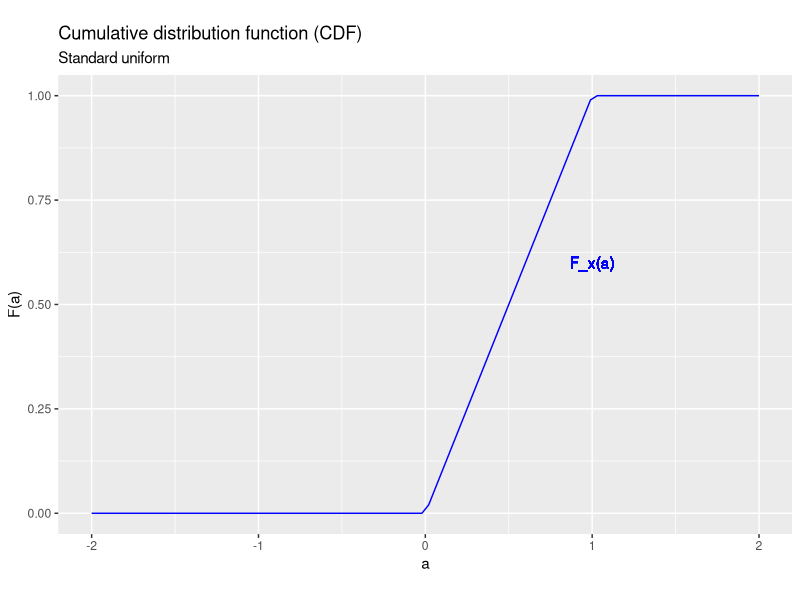
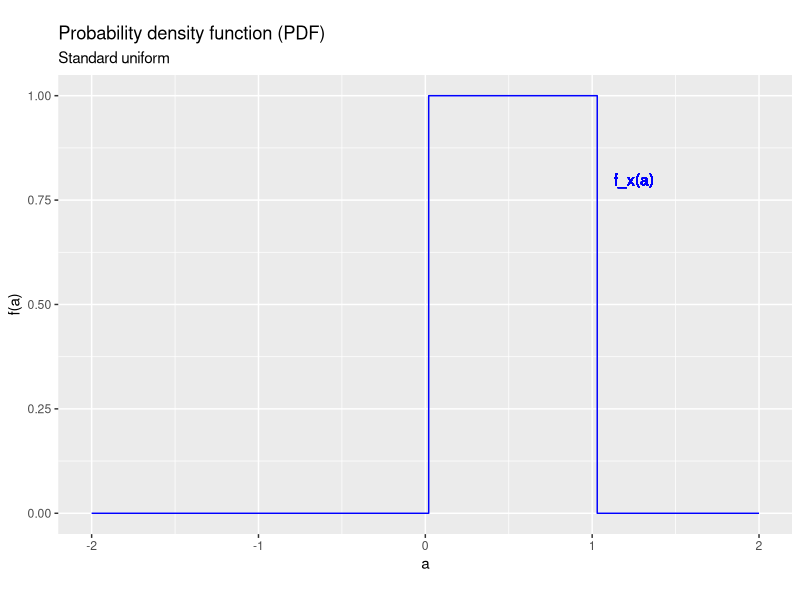
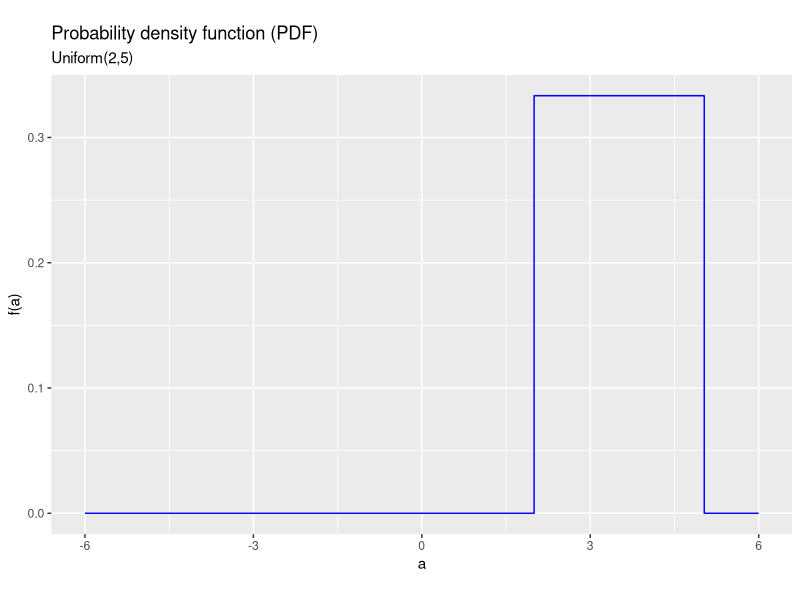
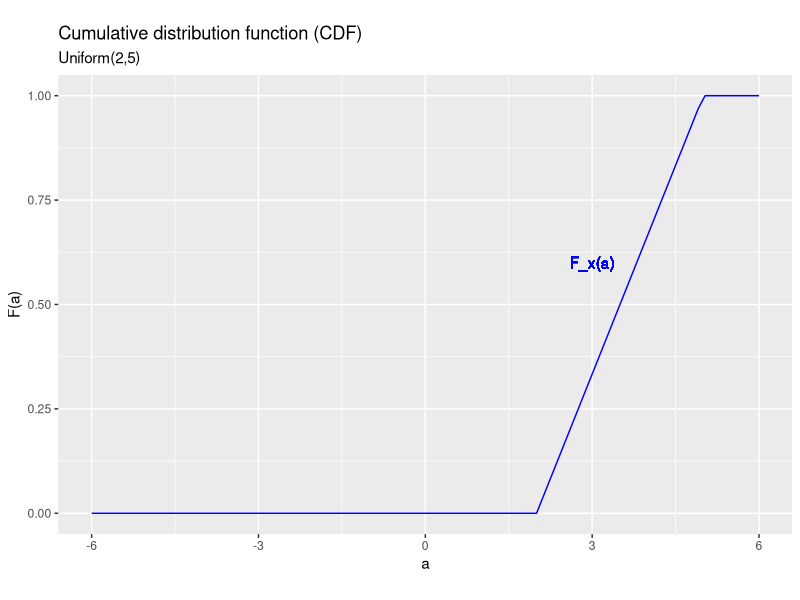
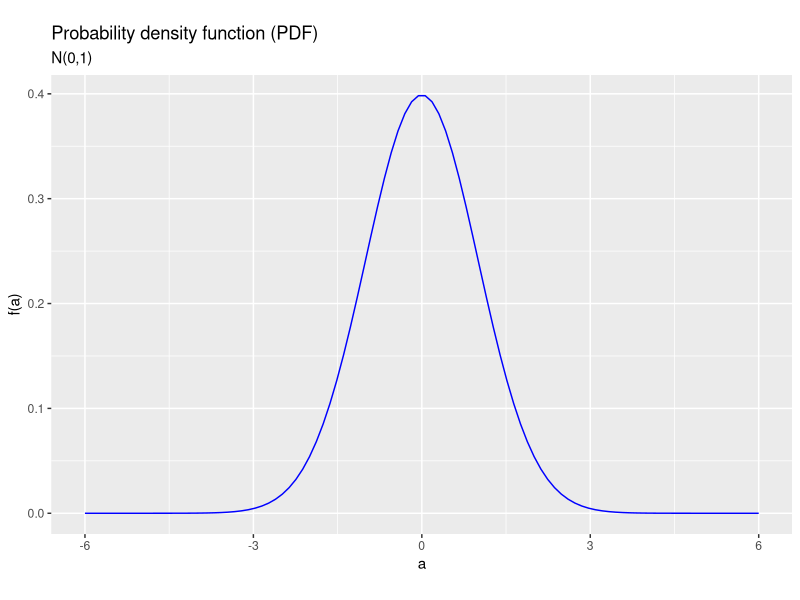
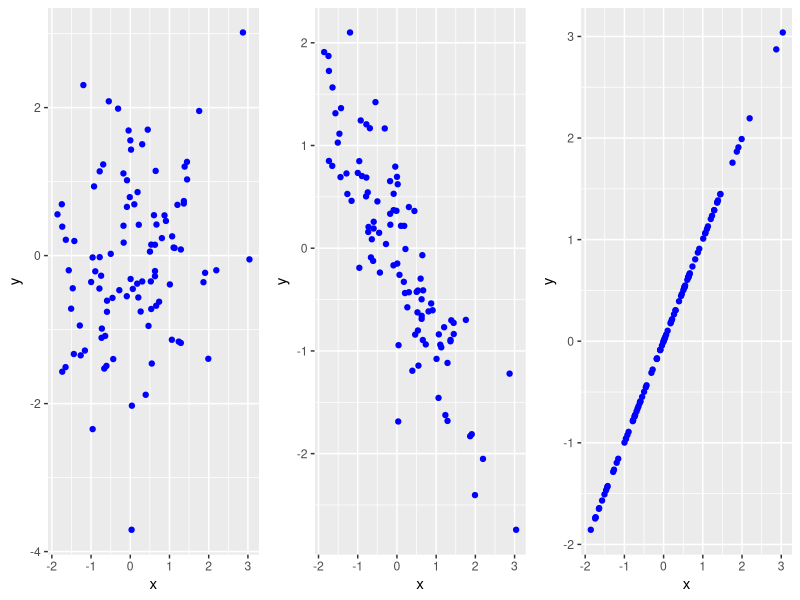
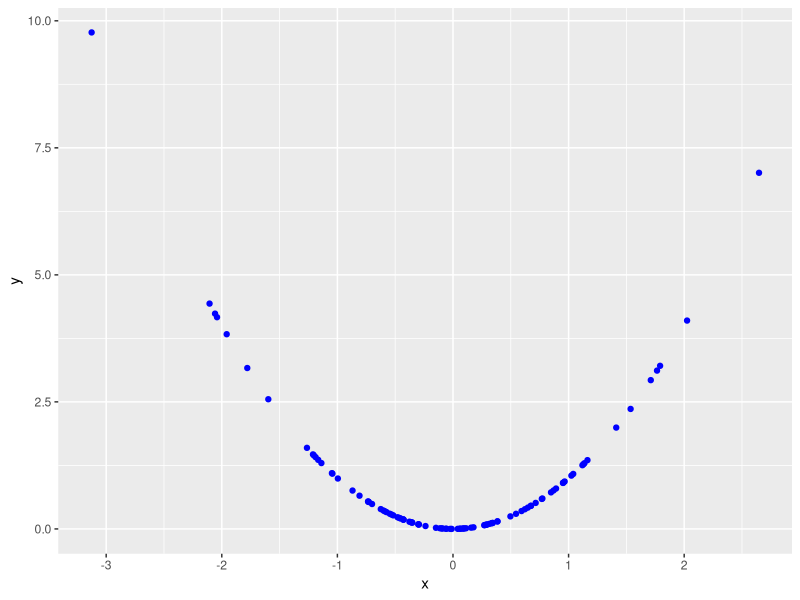

These figures' R source, in order:
## ---- chunk 1
knitr::opts_chunk$set(echo = FALSE,
                      prompt = FALSE,
                      tidy = TRUE,
                      collapse = TRUE)
library("tidyverse")
## ---- chunk 2
UniformDist <- tibble(a=seq(from=-2,to=2,length.out=100),
                      Fa=punif(seq(from=-2,to=2,length.out=100)),
                      fa=dunif(seq(from=-2,to=2,length.out=100)))
ggplot(data=UniformDist,mapping=aes(x=a,y=Fa)) +
  geom_line(col = "blue") +
  geom_text(x=1,y=0.6,col="blue",label="F_x(a)") +
  xlab("a") +
  ylab("F(a)") +
  labs(title = "Cumulative distribution function (CDF)", 
       subtitle = "Standard uniform", 
       caption = "", 
       tag = "")
## ---- chunk 3
ggplot(data=UniformDist,mapping=aes(x=a,y=fa)) +
  geom_step(col = "blue") +
  geom_text(x=1.25,y=0.8,col="blue",label="f_x(a)") +
  xlab("a") +
  ylab("f(a)") +
  labs(title = "Probability density function (PDF)", 
       subtitle = "Standard uniform", 
       caption = "", 
       tag = "")
## ---- chunk 4
UniformDist <- tibble(a=seq(from=-6,to=6,length.out=100),
                      Fa=punif(seq(from=-6,to=6,length.out=100),min=2,max=5),
                      fa=dunif(seq(from=-6,to=6,length.out=100),min=2,max=5))
ggplot(data=UniformDist,mapping=aes(x=a,y=fa)) +
  geom_step(col = "blue") +
  geom_text(x=1.25,y=0.8,col="blue",label="f_x(a)") +
  xlab("a") +
  ylab("f(a)") +
  labs(title = "Probability density function (PDF)", 
       subtitle = "Uniform(2,5)", 
       caption = "", 
       tag = "")
## ---- chunk 5
UniformDist <- tibble(a=seq(from=-6,to=6,length.out=100),
                      Fa=punif(seq(from=-6,to=6,length.out=100),min=2,max=5),
                      fa=dunif(seq(from=-6,to=6,length.out=100),min=2,max=5))
ggplot(data=UniformDist,mapping=aes(x=a,y=Fa)) +
  geom_line(col = "blue") +
  geom_text(x=3,y=0.6,col="blue",label="F_x(a)") +
  xlab("a") +
  ylab("F(a)") +
  labs(title = "Cumulative distribution function (CDF)", 
       subtitle = "Uniform(2,5)", 
       caption = "", 
       tag = "")
## ---- chunk 6
NormalDist <- tibble(a=seq(from=-6,to=6,length.out=100),
                      Fa=pnorm(seq(from=-6,to=6,length.out=100)),
                      fa=dnorm(seq(from=-6,to=6,length.out=100)))
ggplot(data=NormalDist,mapping=aes(x=a,y=fa)) +
  geom_line(col = "blue") +
  geom_text(x=1.25,y=0.8,col="blue",label="f_x(a)") +
  xlab("a") +
  ylab("f(a)") +
  labs(title = "Probability density function (PDF)", 
       subtitle = "N(0,1)", 
       caption = "", 
       tag = "")
## ---- chunk 7
simdata <- tibble(x = rnorm(100),
                  y1 = rnorm(100),
                  y2 = (-x+0.5*y1)/sqrt(1.25),
                  y3 = x)
p1 <- ggplot(data = simdata, mapping = aes(x = x)) +
  geom_point(aes(y=y1),col="blue") +
  xlab("x") + 
  ylab("y")
p2 <- ggplot(data = simdata, mapping = aes(x = x)) +
  geom_point(aes(y=y2),col="blue") +
  xlab("x") + 
  ylab("y")
p3 <- ggplot(data = simdata, mapping = aes(x = x)) +
  geom_point(aes(y=y3),col="blue") +
  xlab("x") + 
  ylab("y")
library("cowplot")
plot_grid(p1,p2,p3,ncol=3,nrow=1)
## ---- chunk 8
simdata <- tibble(x = rnorm(100),
                  y = x^2)
ggplot(data = simdata, mapping = aes(x = x, y =y)) +
  geom_point(col="blue") +
  xlab("x") + 
  ylab("y")
